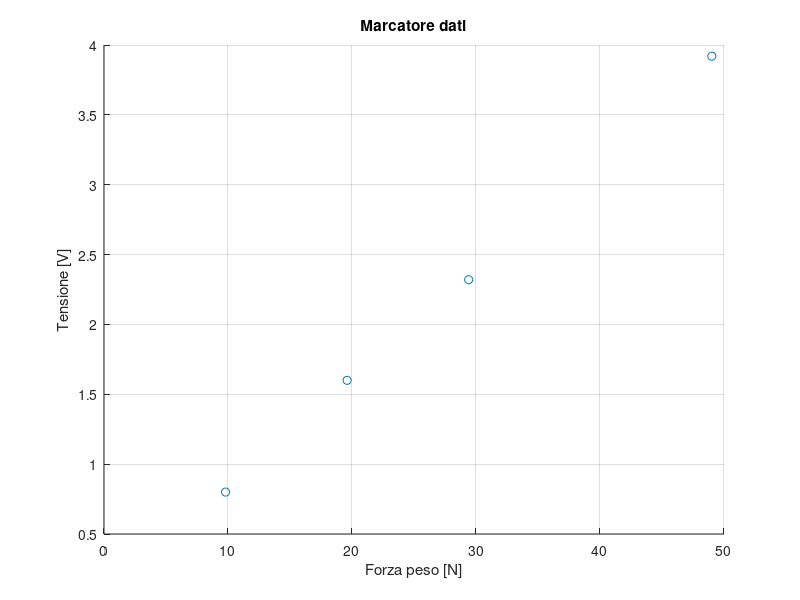

Source code (MATLAB): (Note: this script raises an error after producing the figure.)
clear all
close all
clc
format short

tic

%% Dati
M = [1 2 3 5]; % kg Masse
O = 3.76; % V Offset
V = [4.56 5.36 6.08 7.68]-O; % V Tensioni misurate
A = 10; % V Alimentazione
n = length(V);
g = 9.80294;
% Conversione da kg in N
F = M.*g;

%% a - Grafico dati
x = F, y = V,
figure 
scatter(x,y)
grid on
ylabel('Tensione [V]')
xlabel('Forza peso [N]')
title('Marcatore dati')  
ax = gca;
ax.XAxisLocation = 'origin';
ax.YAxisLocation = 'origin';
% Esportazione 
%exportgraphics(ax,'dati.pdf','Resolution',300)

%% Calcolo Parametri
X_m = mean(x), Y_m = mean(y), 

cod_x = sum((x - X_m).*(y-Y_m)); dev_x = sum((x-X_m).^2); 

b = cod_x/dev_x % b = V/N

a = Y_m - b*X_m

%% b - Retta di regressione
f = @(x)[b*x + a];
figure
scatter(x, y)
hold on
fplot(f, 'r')
grid on
ylabel('Tensione [V]')
xlabel('Forza peso [N]')
title('Retta di regressione')
ax = gca;
ax.XAxisLocation = 'origin';
ax.YAxisLocation = 'origin';
% Esportazione
%exportgraphics(ax,'retta_regressione.pdf','Resolution',300)

y_stim = b.*x + a

%% c - Studio della linearità  
h1 = y - y_stim;
h2 = h1.^2;
h = sum(h2);
Se_quadro= h/(n-2)

f1 = x - X_m
f2 = f1.^2;
f3 = sum(f2)
Sb = sqrt(Se_quadro/f3)

t_gdl_misurato = b/Sb

%% e - Incertezza relativa alla taratura
% u_interpolazione lineare
u_interp = sqrt(h/((b^2)*(n-2)))

% u_multimetro
u_multimetro = 0.01/((2*sqrt(3)))

% u_misurando (F, x)
% Per il calcolo dell'incertezza standard sul misurando uso i valori a cui è
% associata una maggiore variabilità
toll = 250; %mg è una tolleranza 'a', non è necessario dividerla per due
u_massa = (toll/(2*sqrt(3)))*1e-6 % Per 5kg
ug = 0.00001/((2*sqrt(3))) % Incertezza sull'ultima cifra, distribuzione rettangolare
m = 5; 
u_misurando = sqrt(g^2*u_massa^2 + m^2*ug^2)

u_tar = sqrt(u_interp^2 + u_multimetro^2 + u_misurando^2)

U_tar = 4.303*u_tar


%% f - g - Sensibilità nominale e relativa incertezza
% b = mV/N
FS = max(x); G = 200;
Sn = (b*1e3*FS)/(A*G)

dSndFS = b*1e3/(A*G), uFS = u_misurando,
dSndA = -(b*1e3*FS)/(A^2*G), uA =0.1/((2*sqrt(3))), 
dSndG = -(b*1e3*FS)/(A*G^2), uG = 0.2/2,

uSn = sqrt(dSndFS^2*uFS^2 + dSndA^2*uA^2 + dSndG^2*uG^2)

Usn = 4.303*uSn

toc